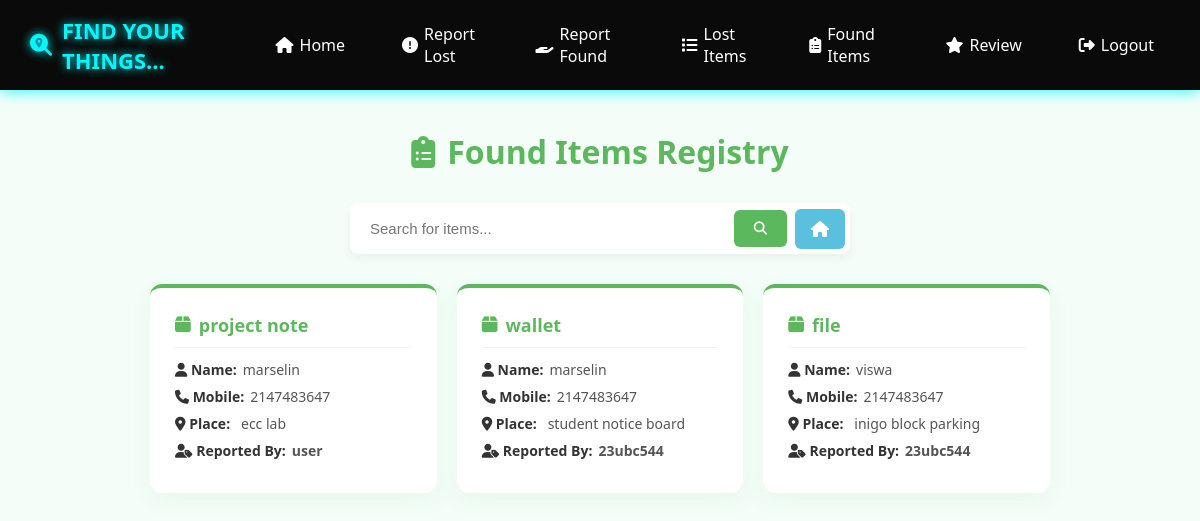
The app's page /page4a.php with its own data.
### tables this page shows
CREATE TABLE `found` (
  `id` int(11) NOT NULL,
  `names` varchar(100) NOT NULL,
  `mobile` int(10) NOT NULL,
  `item` varchar(100) NOT NULL,
  `place` varchar(100) NOT NULL,
  `posted_by` varchar(100) DEFAULT NULL
);

### page4a.php (the view, shortened to what this page needs)
<?php
include("db.php");
$search = "";
if(isset($_GET['search'])){
    $search = mysqli_real_escape_string($conn, $_GET['search']);
    $query = "SELECT * FROM found WHERE item LIKE '%$search%'";
} else {
    $query = "SELECT * FROM found";
}
$result = mysqli_query($conn, $query);
?>
<!DOCTYPE html>
<html>
<head>
    <link rel="stylesheet" href="https://cdnjs.cloudflare.com/ajax/libs/font-awesome/6.5.0/css/all.min.css">
</head>
<body>
<?php include("nav.php"); ?>
<div class="main-content">
    <h1><i class="fas fa-clipboard-list"></i> Found Items Registry</h1>
    <div class="container">
        <div class="search-box">
            <form method="GET" class="search-form">
                <input type="text" name="search" placeholder="Search for items..."
                       value="<?php echo htmlspecialchars($search); ?>">
                <button type="submit">
                    <i class="fas fa-search"></i>
                </button>
                <a href="user.php" class="home-btn" title="Back to Dashboard">
                    <i class="fas fa-home"></i>
                </a>
            </form>
        </div>
        <div class="grid-container">
            <?php
            if($result) {
                $rows = mysqli_num_rows($result);
                if($rows > 0){
                    while($pri = mysqli_fetch_assoc($result)){
                        echo "<div class='card'>";
                        echo "<div class='item-title'><i class='fas fa-box'></i> ".htmlspecialchars($pri['item'])."</div>";
                        echo "<p><span class='label'><i class='fas fa-user'></i> Name:</span> ".htmlspecialchars($pri['names'])."</p>";
                        echo "<p><span class='label'><i class='fas fa-phone'></i> Mobile:</span> ".htmlspecialchars($pri['mobile'])."</p>";
                        echo "<p><span class='label'><i class='fas fa-map-marker-alt'></i> Place:</span> ".htmlspecialchars($pri['place'])."</p>";
                        echo "<p><span class='label'><i class='fas fa-user-tag'></i> Reported By:</span> <strong>".htmlspecialchars($pri['posted_by'])."</strong></p>";
                        echo "</div>";
                    }
                } else {
                    echo "</div>";
                    echo "<div class='no-data'><i class='fas fa-search-minus'></i> <div>No matching found items found</div></div>";
                    echo "<div>";
                }
            } else {
                echo "</div>";
                echo "<div class='no-data'><i class='fas fa-exclamation-triangle'></i> Database error or table missing</div>";
                echo "<div>";
            }
            ?>
        </div>
    </div>
</div>
</body>
</html>

### page4a.php (style rules this page uses)
* { margin: 0; padding: 0; box-sizing: border-box; }
body { font-family: 'Segoe UI', Tahoma, Geneva, Verdana, sans-serif; background: #f4fdf8; min-height: 100vh; }
.main-content { padding: 40px 20px; }
h1 { text-align: center; margin-bottom: 30px; color: #5cb85c; display: flex; align-items: center; justify-content: center; gap: 12px; }
.container { max-width: 900px; margin: auto; }
.search-box { display: flex; justify-content: center; margin-bottom: 30px; }
.search-form { display: flex; align-items: center; width: 100%; max-width: 500px; box-shadow: 0 4px 10px rgba(0, 0, 0, 0.05); border-radius: 8px; background: white; padding: 5px; }
.search-form input { flex: 1; padding: 12px 15px; border: none; outline: none; font-size: 15px; background: transparent; }
.search-form button { padding: 12px 20px; border: none; border-radius: 6px; background: #5cb85c; color: white; cursor: pointer; transition: 0.3s; display: flex; align-items: center; justify-content: center; }
.home-btn { margin-left: 8px; padding: 12px 16px; border-radius: 6px; background: #5bc0de; color: white; text-decoration: none; display: flex; align-items: center; justify-content: center; transition: 0.3s; }
.grid-container { display: grid; grid-template-columns: repeat(auto-fill, minmax(280px, 1fr)); gap: 20px; }
.card { background: white; padding: 25px; border-radius: 12px; box-shadow: 0 8px 20px rgba(92, 184, 92, 0.08); transition: 0.3s ease; position: relative; border-top: 4px solid #5cb85c; }
.item-title { font-size: 18px; font-weight: 700; margin-bottom: 12px; color: #5cb85c; display: flex; align-items: center; gap: 8px; border-bottom: 1px solid #f0f0f0; padding-bottom: 10px; }
.card p { margin: 8px 0; font-size: 14px; color: #555; display: flex; align-items: baseline; gap: 6px; }
.label { font-weight: 600; color: #333; min-width: 60px; }

### nav.php (style rules this page uses)
body { margin: 0; font-family: 'Segoe UI', Tahoma, Geneva, Verdana, sans-serif; }

### records on screen
found: item "project note", names "marselin", mobile "2147483647", place "ecc lab", posted_by "user"
found: item "wallet", names "marselin", mobile "2147483647", place "student notice board", posted_by "23ubc544"
found: item "file", names "viswa", mobile "2147483647", place "inigo block parking", posted_by "23ubc544"
